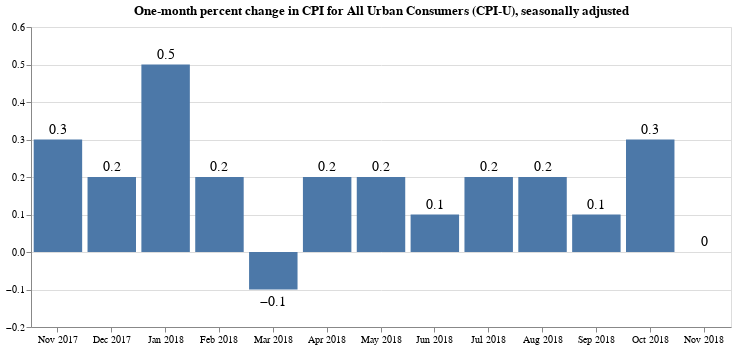

The notebook cell saved with this chart:
### Markdown cell above
Draw the chart.

### Code cell
base = alt.Chart(
    last_13, 
    title="One-month percent change in CPI for All Urban Consumers (CPI-U), seasonally adjusted"
).properties(width=700)

bars = base.mark_bar().encode(
    x=alt.X(
        "date:O",
        timeUnit="utcyearmonth",
        axis=alt.Axis(title=None, labelAngle=0),
    ),
    y=alt.Y(
        "pct_change_rounded:Q",
        axis=alt.Axis(title=None),
        scale=alt.Scale(domain=[
            last_13['pct_change'].min()-0.1,
            last_13['pct_change'].max()+0.05
        ])
    )
)

text = base.encode(
    x=alt.X("date:O", timeUnit="utcyearmonth"),
    y="pct_change_rounded:Q",
    text='pct_change_rounded'
)

textAbove = text.transform_filter(alt.datum.pct_change > 0).mark_text(
    align='center',
    baseline='middle',
    fontSize=14,
    dy=-10
)

textBelow = text.transform_filter(alt.datum.pct_change < 0).mark_text(
    align='center',
    baseline='middle',
    fontSize=14,
    dy=12
)

bars + textAbove + textBelow

### Figure 1 — Vega-Lite specification as saved in the notebook (floating-point values rounded to 4 significant figures)
{"$schema": "https://vega.github.io/schema/vega-lite/v2.4.3.json", "config": {"view": {"height": 300, "width": 400}}, "layer": [{"data": {"values": [{"date": "2017-11-01", "pct_change": 0.3358, "pct_change_rounded": 0.3, "period_abbreviation": "NOV", "period_code": "M11", "period_id": "M11", "period_month": 11, "period_name": "November", "period_type": "monthly", "series_area_code": "0000", "series_area_id": "0000", "series_area_name": "U.S. city average", "series_id": "CUSR0000SA0", "series_items_code": "SA0", "series_items_id": "SA0", "series_items_name": "All items", "series_periodicity_code": "R", "series_periodicity_id": "R", "series_periodicity_name": "Monthly", "series_seasonally_adjusted": true, "series_survey": "All urban consumers", "series_title": "All items in U.S. city average, all urban consumers, seasonally adjusted", "value": 247.4, "year": 2017}, {"date": "2017-12-01", "pct_change": 0.2017, "pct_change_rounded": 0.2, "period_abbreviation": "DEC", "period_code": "M12", "period_id": "M12", "period_month": 12, "period_name": "December", "period_type": "monthly", "series_area_code": "0000", "series_area_id": "0000", "series_area_name": "U.S. city average", "series_id": "CUSR0000SA0", "series_items_code": "SA0", "series_items_id": "SA0", "series_items_name": "All items", "series_periodicity_code": "R", "series_periodicity_id": "R", "series_periodicity_name": "Monthly", "series_seasonally_adjusted": true, "series_survey": "All urban consumers", "series_title": "All items in U.S. city average, all urban consumers, seasonally adjusted", "value": 247.9, "year": 2017}, {"date": "2018-01-01", "pct_change": 0.5385, "pct_change_rounded": 0.5, "period_abbreviation": "JAN", "period_code": "M01", "period_id": "M01", "period_month": 1, "period_name": "January", "period_type": "monthly", "series_area_code": "0000", "series_area_id": "0000", "series_area_name": "U.S. city average", "series_id": "CUSR0000SA0", "series_items_code": "SA0", "series_items_id": "SA0", "series_items_name": "All items", "series_periodicity_code": "R", "series_periodicity_id": "R", "series_periodicity_name": "Monthly", "series_seasonally_adjusted": true, "series_survey": "All urban consumers", "series_title": "All items in U.S. city average, all urban consumers, seasonally adjusted", "value": 249.2, "year": 2018}, {"date": "2018-02-01", "pct_change": 0.1501, "pct_change_rounded": 0.2, "period_abbreviation": "FEB", "period_code": "M02", "period_id": "M02", "period_month": 2, "period_name": "February", "period_type": "monthly", "series_area_code": "0000", "series_area_id": "0000", "series_area_name": "U.S. city average", "series_id": "CUSR0000SA0", "series_items_code": "SA0", "series_items_id": "SA0", "series_items_name": "All items", "series_periodicity_code": "R", "series_periodicity_id": "R", "series_periodicity_name": "Monthly", "series_seasonally_adjusted": true, "series_survey": "All urban consumers", "series_title": "All items in U.S. city average, all urban consumers, seasonally adjusted", "value": 249.6, "year": 2018}, {"date": "2018-03-01", "pct_change": -0.0629, "pct_change_rounded": -0.1, "period_abbreviation": "MAR", "period_code": "M03", "period_id": "M03", "period_month": 3, "period_name": "March", "period_type": "monthly", "series_area_code": "0000", "series_area_id": "0000", "series_area_name": "U.S. city average", "series_id": "CUSR0000SA0", "series_items_code": "SA0", "series_items_id": "SA0", "series_items_name": "All items", "series_periodicity_code": "R", "series_periodicity_id": "R", "series_periodicity_name": "Monthly", "series_seasonally_adjusted": true, "series_survey": "All urban consumers", "series_title": "All items in U.S. city average, all urban consumers, seasonally adjusted", "value": 249.5, "year": 2018}, {"date": "2018-04-01", "pct_change": 0.2209, "pct_change_rounded": 0.2, "period_abbreviation": "APR", "period_code": "M04", "period_id": "M04", "period_month": 4, "period_name": "April", "period_type": "monthly", "series_area_code": "0000", "series_area_id": "0000", "series_area_name": "U.S. city average", "series_id": "CUSR0000SA0", "series_items_code": "SA0", "series_items_id": "SA0", "series_items_name": "All items", "series_periodicity_code": "R", "series_periodicity_id": "R", "series_periodicity_name": "Monthly", "series_seasonally_adjusted": true, "series_survey": "All urban consumers", "series_title": "All items in U.S. city average, all urban consumers, seasonally adjusted", "value": 250.0, "year": 2018}, {"date": "2018-05-01", "pct_change": 0.2088, "pct_change_rounded": 0.2, "period_abbreviation": "MAY", "period_code": "M05", "period_id": "M05", "period_month": 5, "period_name": "May", "period_type": "monthly", "series_area_code": "0000", "series_area_id": "0000", "series_area_name": "U.S. city average", "series_id": "CUSR0000SA0", "series_items_code": "SA0", "series_items_id": "SA0", "series_items_name": "All items", "series_periodicity_code": "R", "series_periodicity_id": "R", "series_periodicity_name": "Monthly", "series_seasonally_adjusted": true, "series_survey": "All urban consumers", "series_title": "All items in U.S. city average, all urban consumers, seasonally adjusted", "value": 250.5, "year": 2018}, {"date": "2018-06-01", "pct_change": 0.1285, "pct_change_rounded": 0.1, "period_abbreviation": "JUN", "period_code": "M06", "period_id": "M06", "period_month": 6, "period_name": "June", "period_type": "monthly", "series_area_code": "0000", "series_area_id": "0000", "series_area_name": "U.S. city average", "series_id": "CUSR0000SA0", "series_items_code": "SA0", "series_items_id": "SA0", "series_items_name": "All items", "series_periodicity_code": "R", "series_periodicity_id": "R", "series_periodicity_name": "Monthly", "series_seasonally_adjusted": true, "series_survey": "All urban consumers", "series_title": "All items in U.S. city average, all urban consumers, seasonally adjusted", "value": 250.9, "year": 2018}, {"date": "2018-07-01", "pct_change": 0.171, "pct_change_rounded": 0.2, "period_abbreviation": "JUL", "period_code": "M07", "period_id": "M07", "period_month": 7, "period_name": "July", "period_type": "monthly", "series_area_code": "0000", "series_area_id": "0000", "series_area_name": "U.S. city average", "series_id": "CUSR0000SA0", "series_items_code": "SA0", "series_items_id": "SA0", "series_items_name": "All items", "series_periodicity_code": "R", "series_periodicity_id": "R", "series_periodicity_name": "Monthly", "series_seasonally_adjusted": true, "series_survey": "All urban consumers", "series_title": "All items in U.S. city average, all urban consumers, seasonally adjusted", "value": 251.3, "year": 2018}, {"date": "2018-08-01", "pct_change": 0.2229, "pct_change_rounded": 0.2, "period_abbreviation": "AUG", "period_code": "M08", "period_id": "M08", "period_month": 8, "period_name": "August", "period_type": "monthly", "series_area_code": "0000", "series_area_id": "0000", "series_area_name": "U.S. city average", "series_id": "CUSR0000SA0", "series_items_code": "SA0", "series_items_id": "SA0", "series_items_name": "All items", "series_periodicity_code": "R", "series_periodicity_id": "R", "series_periodicity_name": "Monthly", "series_seasonally_adjusted": true, "series_survey": "All urban consumers", "series_title": "All items in U.S. city average, all urban consumers, seasonally adjusted", "value": 251.8, "year": 2018}, {"date": "2018-09-01", "pct_change": 0.05877, "pct_change_rounded": 0.1, "period_abbreviation": "SEP", "period_code": "M09", "period_id": "M09", "period_month": 9, "period_name": "September", "period_type": "monthly", "series_area_code": "0000", "series_area_id": "0000", "series_area_name": "U.S. city average", "series_id": "CUSR0000SA0", "series_items_code": "SA0", "series_items_id": "SA0", "series_items_name": "All items", "series_periodicity_code": "R", "series_periodicity_id": "R", "series_periodicity_name": "Monthly", "series_seasonally_adjusted": true, "series_survey": "All urban consumers", "series_title": "All items in U.S. city average, all urban consumers, seasonally adjusted", "value": 252.0, "year": 2018}, {"date": "2018-10-01", "pct_change": 0.3306, "pct_change_rounded": 0.3, "period_abbreviation": "OCT", "period_code": "M10", "period_id": "M10", "period_month": 10, "period_name": "October", "period_type": "monthly", "series_area_code": "0000", "series_area_id": "0000", "series_area_name": "U.S. city average", "series_id": "CUSR0000SA0", "series_items_code": "SA0", "series_items_id": "SA0", "series_items_name": "All items", "series_periodicity_code": "R", "series_periodicity_id": "R", "series_periodicity_name": "Monthly", "series_seasonally_adjusted": true, "series_survey": "All urban consumers", "series_title": "All items in U.S. city average, all urban consumers, seasonally adjusted", "value": 252.8, "year": 2018}, {"date": "2018-11-01", "pct_change": 0.01938, "pct_change_rounded": 0, "period_abbreviation": "NOV", "period_code": "M11", "period_id": "M11", "period_month": 11, "period_name": "November", "period_type": "monthly", "series_area_code": "0000", "series_area_id": "0000", "series_area_name": "U.S. city average", "series_id": "CUSR0000SA0", "series_items_code": "SA0", "series_items_id": "SA0", "series_items_name": "All items", "series_periodicity_code": "R", "series_periodicity_id": "R", "series_periodicity_name": "Monthly", "series_seasonally_adjusted": true, "series_survey": "All urban consumers", "series_title": "All items in U.S. city average, all urban consumers, seasonally adjusted", "value": 252.9, "year": 2018}]}, "encoding": {"x": {"axis": {"labelAngle": 0, "title": null}, "field": "date", "timeUnit": "utcyearmonth", "type": "ordinal"}, "y": {"axis": {"title": null}, "field": "pct_change_rounded", "scale": {"domain": [-0.1629, 0.5885]}, "type": "quantitative"}}, "mark": "bar", "title": "One-month percent change in CPI for All Urban Consumers (CPI-U), seasonally adjusted", "width": 700}, {"data": {"values": [{"date": "2017-11-01", "pct_change": 0.3358, "pct_change_rounded": 0.3, "period_abbreviation": "NOV", "period_code": "M11", "period_id": "M11", "period_month": 11, "period_name": "November", "period_type": "monthly", "series_area_code": "0000", "series_area_id": "0000", "series_area_name": "U.S. city average", "series_id": "CUSR0000SA0", "series_items_code": "SA0", "series_items_id": "SA0", "series_items_name": "All items", "series_periodicity_code": "R", "series_periodicity_id": "R", "series_periodicity_name": "Monthly", "series_seasonally_adjusted": true, "series_survey": "All urban consumers", "series_title": "All items in U.S. city average, all urban consumers, seasonally adjusted", "value": 247.4, "year": 2017}, {"date": "2017-12-01", "pct_change": 0.2017, "pct_change_rounded": 0.2, "period_abbreviation": "DEC", "period_code": "M12", "period_id": "M12", "period_month": 12, "period_name": "December", "period_type": "monthly", "series_area_code": "0000", "series_area_id": "0000", "series_area_name": "U.S. city average", "series_id": "CUSR0000SA0", "series_items_code": "SA0", "series_items_id": "SA0", "series_items_name": "All items", "series_periodicity_code": "R", "series_periodicity_id": "R", "series_periodicity_name": "Monthly", "series_seasonally_adjusted": true, "series_survey": "All urban consumers", "series_title": "All items in U.S. city average, all urban consumers, seasonally adjusted", "value": 247.9, "year": 2017}, {"date": "2018-01-01", "pct_change": 0.5385, "pct_change_rounded": 0.5, "period_abbreviation": "JAN", "period_code": "M01", "period_id": "M01", "period_month": 1, "period_name": "January", "period_type": "monthly", "series_area_code": "0000", "series_area_id": "0000", "series_area_name": "U.S. city average", "series_id": "CUSR0000SA0", "series_items_code": "SA0", "series_items_id": "SA0", "series_items_name": "All items", "series_periodicity_code": "R", "series_periodicity_id": "R", "series_periodicity_name": "Monthly", "series_seasonally_adjusted": true, "series_survey": "All urban consumers", "series_title": "All items in U.S. city average, all urban consumers, seasonally adjusted", "value": 249.2, "year": 2018}, {"date": "2018-02-01", "pct_change": 0.1501, "pct_change_rounded": 0.2, "period_abbreviation": "FEB", "period_code": "M02", "period_id": "M02", "period_month": 2, "period_name": "February", "period_type": "monthly", "series_area_code": "0000", "series_area_id": "0000", "series_area_name": "U.S. city average", "series_id": "CUSR0000SA0", "series_items_code": "SA0", "series_items_id": "SA0", "series_items_name": "All items", "series_periodicity_code": "R", "series_periodicity_id": "R", "series_periodicity_name": "Monthly", "series_seasonally_adjusted": true, "series_survey": "All urban consumers", "series_title": "All items in U.S. city average, all urban consumers, seasonally adjusted", "value": 249.6, "year": 2018}, {"date": "2018-03-01", "pct_change": -0.0629, "pct_change_rounded": -0.1, "period_abbreviation": "MAR", "period_code": "M03", "period_id": "M03", "period_month": 3, "period_name": "March", "period_type": "monthly", "series_area_code": "0000", "series_area_id": "0000", "series_area_name": "U.S. city average", "series_id": "CUSR0000SA0", "series_items_code": "SA0", "series_items_id": "SA0", "series_items_name": "All items", "series_periodicity_code": "R", "series_periodicity_id": "R", "series_periodicity_name": "Monthly", "series_seasonally_adjusted": true, "series_survey": "All urban consumers", "series_title": "All items in U.S. city average, all urban consumers, seasonally adjusted", "value": 249.5, "year": 2018}, {"date": "2018-04-01", "pct_change": 0.2209, "pct_change_rounded": 0.2, "period_abbreviation": "APR", "period_code": "M04", "period_id": "M04", "period_month": 4, "period_name": "April", "period_type": "monthly", "series_area_code": "0000", "series_area_id": "0000", "series_area_name": "U.S. city average", "series_id": "CUSR0000SA0", "series_items_code": "SA0", "series_items_id": "SA0", "series_items_name": "All items", "series_periodicity_code": "R", "series_periodicity_id": "R", "series_periodicity_name": "Monthly", "series_seasonally_adjusted": true, "series_survey": "All urban consumers", "series_title": "All items in U.S. city average, all urban consumers, seasonally adjusted", "value": 250.0, "year": 2018}, {"date": "2018-05-01", "pct_change": 0.2088, "pct_change_rounded": 0.2, "period_abbreviation": "MAY", "period_code": "M05", "period_id": "M05", "period_month": 5, "period_name": "May", "period_type": "monthly", "series_area_code": "0000", "series_area_id": "0000", "series_area_name": "U.S. city average", "series_id": "CUSR0000SA0", "series_items_code": "SA0", "series_items_id": "SA0", "series_items_name": "All items", "series_periodicity_code": "R", "series_periodicity_id": "R", "series_periodicity_name": "Monthly", "series_seasonally_adjusted": true, "series_survey": "All urban consumers", "series_title": "All items in U.S. city average, all urban consumers, seasonally adjusted", "value": 250.5, "year": 2018}, {"date": "2018-06-01", "pct_change": 0.1285, "pct_change_rounded": 0.1, "period_abbreviation": "JUN", "period_code": "M06", "period_id": "M06", "period_month": 6, "period_name": "June", "period_type": "monthly", "series_area_code": "0000", "series_area_id": "0000", "series_area_name": "U.S. city average", "series_id": "CUSR0000SA0", "series_items_code": "SA0", "series_items_id": "SA0", "series_items_name": "All items", "series_periodicity_code": "R", "series_periodicity_id": "R", "series_periodicity_name": "Monthly", "series_seasonally_adjusted": true, "series_survey": "All urban consumers", "series_title": "All items in U.S. city average, all urban consumers, seasonally adjusted", "value": 250.9, "year": 2018}, {"date": "2018-07-01", "pct_change": 0.171, "pct_change_rounded": 0.2, "period_abbreviation": "JUL", "period_code": "M07", "period_id": "M07", "period_month": 7, "period_name": "July", "period_type": "monthly", "series_area_code": "0000", "series_area_id": "0000", "series_area_name": "U.S. city average", "series_id": "CUSR0000SA0", "series_items_code": "SA0", "series_items_id": "SA0", "series_items_name": "All items", "series_periodicity_code": "R", "series_periodicity_id": "R", "series_periodicity_name": "Monthly", "series_seasonally_adjusted": true, "series_survey": "All urban consumers", "series_title": "All items in U.S. city average, all urban consumers, seasonally adjusted", "value": 251.3, "year": 2018}, {"date": "2018-08-01", "pct_change": 0.2229, "pct_change_rounded": 0.2, "period_abbreviation": "AUG", "period_code": "M08", "period_id": "M08", "period_month": 8, "period_name": "August", "period_type": "monthly", "series_area_code": "0000", "series_area_id": "0000", "series_area_name": "U.S. city average", "series_id": "CUSR0000SA0", "series_items_code": "SA0", "series_items_id": "SA0", "series_items_name": "All items", "series_periodicity_code": "R", "series_periodicity_id": "R", "series_periodicity_name": "Monthly", "series_seasonally_adjusted": true, "series_survey": "All urban consumers", "series_title": "All items in U.S. city average, all urban consumers, seasonally adjusted", "value": 251.8, "year": 2018}, {"date": "2018-09-01", "pct_change": 0.05877, "pct_change_rounded": 0.1, "period_abbreviation": "SEP", "period_code": "M09", "period_id": "M09", "period_month": 9, "period_name": "September", "period_type": "monthly", "series_area_code": "0000", "series_area_id": "0000", "series_area_name": "U.S. city average", "series_id": "CUSR0000SA0", "series_items_code": "SA0", "series_items_id": "SA0", "series_items_name": "All items", "series_periodicity_code": "R", "series_periodicity_id": "R", "series_periodicity_name": "Monthly", "series_seasonally_adjusted": true, "series_survey": "All urban consumers", "series_title": "All items in U.S. city average, all urban consumers, seasonally adjusted", "value": 252.0, "year": 2018}, {"date": "2018-10-01", "pct_change": 0.3306, "pct_change_rounded": 0.3, "period_abbreviation": "OCT", "period_code": "M10", "period_id": "M10", "period_month": 10, "period_name": "October", "period_type": "monthly", "series_area_code": "0000", "series_area_id": "0000", "series_area_name": "U.S. city average", "series_id": "CUSR0000SA0", "series_items_code": "SA0", "series_items_id": "SA0", "series_items_name": "All items", "series_periodicity_code": "R", "series_periodicity_id": "R", "series_periodicity_name": "Monthly", "series_seasonally_adjusted": true, "series_survey": "All urban consumers", "series_title": "All items in U.S. city average, all urban consumers, seasonally adjusted", "value": 252.8, "year": 2018}, {"date": "2018-11-01", "pct_change": 0.01938, "pct_change_rounded": 0, "period_abbreviation": "NOV", "period_code": "M11", "period_id": "M11", "period_month": 11, "period_name": "November", "period_type": "monthly", "series_area_code": "0000", "series_area_id": "0000", "series_area_name": "U.S. city average", "series_id": "CUSR0000SA0", "series_items_code": "SA0", "series_items_id": "SA0", "series_items_name": "All items", "series_periodicity_code": "R", "series_periodicity_id": "R", "series_periodicity_name": "Monthly", "series_seasonally_adjusted": true, "series_survey": "All urban consumers", "series_title": "All items in U.S. city average, all urban consumers, seasonally adjusted", "value": 252.9, "year": 2018}]}, "encoding": {"text": {"field": "pct_change_rounded", "type": "quantitative"}, "x": {"field": "date", "timeUnit": "utcyearmonth", "type": "ordinal"}, "y": {"field": "pct_change_rounded", "type": "quantitative"}}, "mark": {"align": "center", "baseline": "middle", "dy": -10, "fontSize": 14, "type": "text"}, "title": "One-month percent change in CPI for All Urban Consumers (CPI-U), seasonally adjusted", "transform": [{"filter": "(datum.pct_change > 0)"}], "width": 700}, {"data": {"values": [{"date": "2017-11-01", "pct_change": 0.3358, "pct_change_rounded": 0.3, "period_abbreviation": "NOV", "period_code": "M11", "period_id": "M11", "period_month": 11, "period_name": "November", "period_type": "monthly", "series_area_code": "0000", "series_area_id": "0000", "series_area_name": "U.S. city average", "series_id": "CUSR0000SA0", "series_items_code": "SA0", "series_items_id": "SA0", "series_items_name": "All items", "series_periodicity_code": "R", "series_periodicity_id": "R", "series_periodicity_name": "Monthly", "series_seasonally_adjusted": true, "series_survey": "All urban consumers", "series_title": "All items in U.S. city average, all urban consumers, seasonally adjusted", "value": 247.4, "year": 2017}, {"date": "2017-12-01", "pct_change": 0.2017, "pct_change_rounded": 0.2, "period_abbreviation": "DEC", "period_code": "M12", "period_id": "M12", "period_month": 12, "period_name": "December", "period_type": "monthly", "series_area_code": "0000", "series_area_id": "0000", "series_area_name": "U.S. city average", "series_id": "CUSR0000SA0", "series_items_code": "SA0", "series_items_id": "SA0", "series_items_name": "All items", "series_periodicity_code": "R", "series_periodicity_id": "R", "series_periodicity_name": "Monthly", "series_seasonally_adjusted": true, "series_survey": "All urban consumers", "series_title": "All items in U.S. city average, all urban consumers, seasonally adjusted", "value": 247.9, "year": 2017}, {"date": "2018-01-01", "pct_change": 0.5385, "pct_change_rounded": 0.5, "period_abbreviation": "JAN", "period_code": "M01", "period_id": "M01", "period_month": 1, "period_name": "January", "period_type": "monthly", "series_area_code": "0000", "series_area_id": "0000", "series_area_name": "U.S. city average", "series_id": "CUSR0000SA0", "series_items_code": "SA0", "series_items_id": "SA0", "series_items_name": "All items", "series_periodicity_code": "R", "series_periodicity_id": "R", "series_periodicity_name": "Monthly", "series_seasonally_adjusted": true, "series_survey": "All urban consumers", "series_title": "All items in U.S. city average, all urban consumers, seasonally adjusted", "value": 249.2, "year": 2018}, {"date": "2018-02-01", "pct_change": 0.1501, "pct_change_rounded": 0.2, "period_abbreviation": "FEB", "period_code": "M02", "period_id": "M02", "period_month": 2, "period_name": "February", "period_type": "monthly", "series_area_code": "0000", "series_area_id": "0000", "series_area_name": "U.S. city average", "series_id": "CUSR0000SA0", "series_items_code": "SA0", "series_items_id": "SA0", "series_items_name": "All items", "series_periodicity_code": "R", "series_periodicity_id": "R", "series_periodicity_name": "Monthly", "series_seasonally_adjusted": true, "series_survey": "All urban consumers", "series_title": "All items in U.S. city average, all urban consumers, seasonally adjusted", "value": 249.6, "year": 2018}, {"date": "2018-03-01", "pct_change": -0.0629, "pct_change_rounded": -0.1, "period_abbreviation": "MAR", "period_code": "M03", "period_id": "M03", "period_month": 3, "period_name": "March", "period_type": "monthly", "series_area_code": "0000", "series_area_id": "0000", "series_area_name": "U.S. city average", "series_id": "CUSR0000SA0", "series_items_code": "SA0", "series_items_id": "SA0", "series_items_name": "All items", "series_periodicity_code": "R", "series_periodicity_id": "R", "series_periodicity_name": "Monthly", "series_seasonally_adjusted": true, "series_survey": "All urban consumers", "series_title": "All items in U.S. city average, all urban consumers, seasonally adjusted", "value": 249.5, "year": 2018}, {"date": "2018-04-01", "pct_change": 0.2209, "pct_change_rounded": 0.2, "period_abbreviation": "APR", "period_code": "M04", "period_id": "M04", "period_month": 4, "period_name": "April", "period_type": "monthly", "series_area_code": "0000", "series_area_id": "0000", "series_area_name": "U.S. city average", "series_id": "CUSR0000SA0", "series_items_code": "SA0", "series_items_id": "SA0", "series_items_name": "All items", "series_periodicity_code": "R", "series_periodicity_id": "R", "series_periodicity_name": "Monthly", "series_seasonally_adjusted": true, "series_survey": "All urban consumers", "series_title": "All items in U.S. city average, all urban consumers, seasonally adjusted", "value": 250.0, "year": 2018}, {"date": "2018-05-01", "pct_change": 0.2088, "pct_change_rounded": 0.2, "period_abbreviation": "MAY", "period_code": "M05", "period_id": "M05", "period_month": 5, "period_name": "May", "period_type": "monthly", "series_area_code": "0000", "series_area_id": "0000", "series_area_name": "U.S. city average", "series_id": "CUSR0000SA0", "series_items_code": "SA0", "series_items_id": "SA0", "series_items_name": "All items", "series_periodicity_code": "R", "series_periodicity_id": "R", "series_periodicity_name": "Monthly", "series_seasonally_adjusted": true, "series_survey": "All urban consumers", "series_title": "All items in U.S. city average, all urban consumers, seasonally adjusted", "value": 250.5, "year": 2018}, {"date": "2018-06-01", "pct_change": 0.1285, "pct_change_rounded": 0.1, "period_abbreviation": "JUN", "period_code": "M06", "period_id": "M06", "period_month": 6, "period_name": "June", "period_type": "monthly", "series_area_code": "0000", "series_area_id": "0000", "series_area_name": "U.S. city average", "series_id": "CUSR0000SA0", "series_items_code": "SA0", "series_items_id": "SA0", "series_items_name": "All items", "series_periodicity_code": "R", "series_periodicity_id": "R", "series_periodicity_name": "Monthly", "series_seasonally_adjusted": true, "series_survey": "All urban consumers", "series_title": "All items in U.S. city average, all urban consumers, seasonally adjusted", "value": 250.9, "year": 2018}, {"date": "2018-07-01", "pct_change": 0.171, "pct_change_rounded": 0.2, "period_abbreviation": "JUL", "period_code": "M07", "period_id": "M07", "period_month": 7, "period_name": "July", "period_type": "monthly", "series_area_code": "0000", "series_area_id": "0000", "series_area_name": "U.S. city average", "series_id": "CUSR0000SA0", "series_items_code": "SA0", "series_items_id": "SA0", "series_items_name": "All items", "series_periodicity_code": "R", "series_periodicity_id": "R", "series_periodicity_name": "Monthly", "series_seasonally_adjusted": true, "series_survey": "All urban consumers", "series_title": "All items in U.S. city average, all urban consumers, seasonally adjusted", "value": 251.3, "year": 2018}, {"date": "2018-08-01", "pct_change": 0.2229, "pct_change_rounded": 0.2, "period_abbreviation": "AUG", "period_code": "M08", "period_id": "M08", "period_month": 8, "period_name": "August", "period_type": "monthly", "series_area_code": "0000", "series_area_id": "0000", "series_area_name": "U.S. city average", "series_id": "CUSR0000SA0", "series_items_code": "SA0", "series_items_id": "SA0", "series_items_name": "All items", "series_periodicity_code": "R", "series_periodicity_id": "R", "series_periodicity_name": "Monthly", "series_seasonally_adjusted": true, "series_survey": "All urban consumers", "series_title": "All items in U.S. city average, all urban consumers, seasonally adjusted", "value": 251.8, "year": 2018}, {"date": "2018-09-01", "pct_change": 0.05877, "pct_change_rounded": 0.1, "period_abbreviation": "SEP", "period_code": "M09", "period_id": "M09", "period_month": 9, "period_name": "September", "period_type": "monthly", "series_area_code": "0000", "series_area_id": "0000", "series_area_name": "U.S. city average", "series_id": "CUSR0000SA0", "series_items_code": "SA0", "series_items_id": "SA0", "series_items_name": "All items", "series_periodicity_code": "R", "series_periodicity_id": "R", "series_periodicity_name": "Monthly", "series_seasonally_adjusted": true, "series_survey": "All urban consumers", "series_title": "All items in U.S. city average, all urban consumers, seasonally adjusted", "value": 252.0, "year": 2018}, {"date": "2018-10-01", "pct_change": 0.3306, "pct_change_rounded": 0.3, "period_abbreviation": "OCT", "period_code": "M10", "period_id": "M10", "period_month": 10, "period_name": "October", "period_type": "monthly", "series_area_code": "0000", "series_area_id": "0000", "series_area_name": "U.S. city average", "series_id": "CUSR0000SA0", "series_items_code": "SA0", "series_items_id": "SA0", "series_items_name": "All items", "series_periodicity_code": "R", "series_periodicity_id": "R", "series_periodicity_name": "Monthly", "series_seasonally_adjusted": true, "series_survey": "All urban consumers", "series_title": "All items in U.S. city average, all urban consumers, seasonally adjusted", "value": 252.8, "year": 2018}, {"date": "2018-11-01", "pct_change": 0.01938, "pct_change_rounded": 0, "period_abbreviation": "NOV", "period_code": "M11", "period_id": "M11", "period_month": 11, "period_name": "November", "period_type": "monthly", "series_area_code": "0000", "series_area_id": "0000", "series_area_name": "U.S. city average", "series_id": "CUSR0000SA0", "series_items_code": "SA0", "series_items_id": "SA0", "series_items_name": "All items", "series_periodicity_code": "R", "series_periodicity_id": "R", "series_periodicity_name": "Monthly", "series_seasonally_adjusted": true, "series_survey": "All urban consumers", "series_title": "All items in U.S. city average, all urban consumers, seasonally adjusted", "value": 252.9, "year": 2018}]}, "encoding": {"text": {"field": "pct_change_rounded", "type": "quantitative"}, "x": {"field": "date", "timeUnit": "utcyearmonth", "type": "ordinal"}, "y": {"field": "pct_change_rounded", "type": "quantitative"}}, "mark": {"align": "center", "baseline": "middle", "dy": 12, "fontSize": 14, "type": "text"}, "title": "One-month percent change in CPI for All Urban Consumers (CPI-U), seasonally adjusted", "transform": [{"filter": "(datum.pct_change < 0)"}], "width": 700}]}
